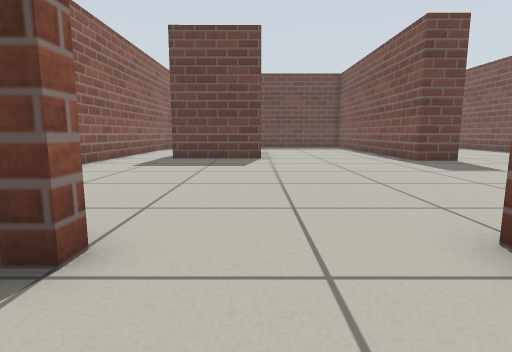
[1] (above)

18 first-person views from a walk through a world built for the Gazebo simulator. The camera is 0.5 m above the floor, tilts 8° down and sees 80° across. The floor is counted in squares, 0.5 m on a side. Each view is taken from the middle of a square. On the plan, view 1 faces up. The plan holds only what a view shows up to about 12 squares ahead; the rest is blank.

[2]
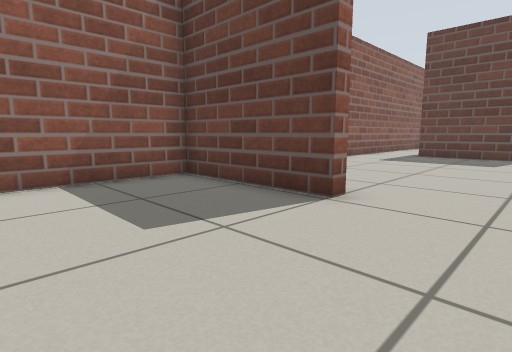

[3]
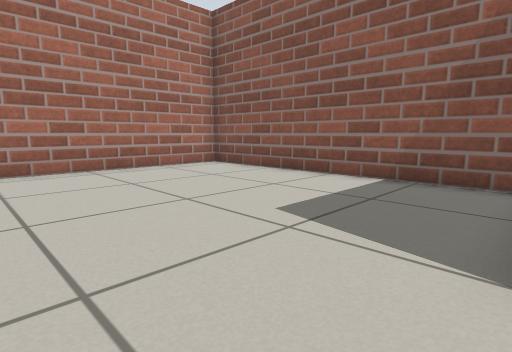

[4]
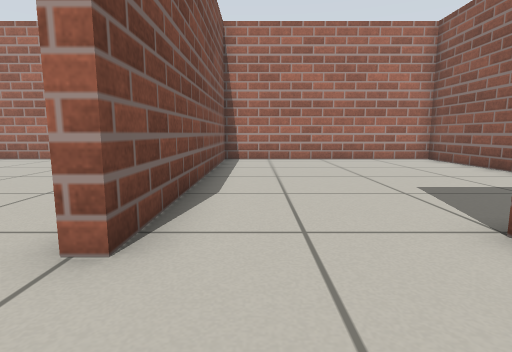

[5]
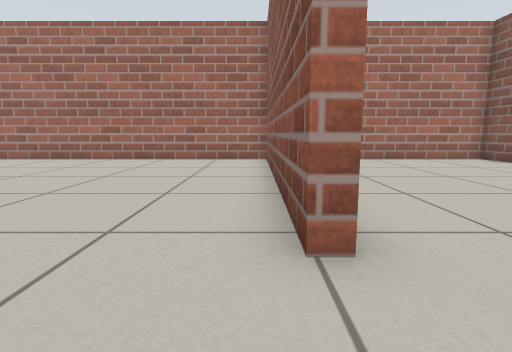

[6]
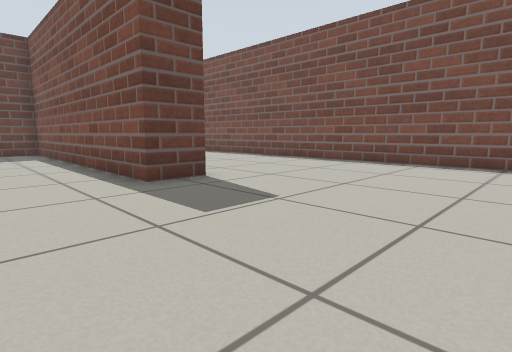

[7]
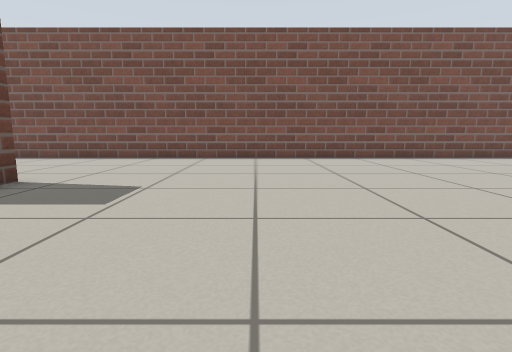

[8]
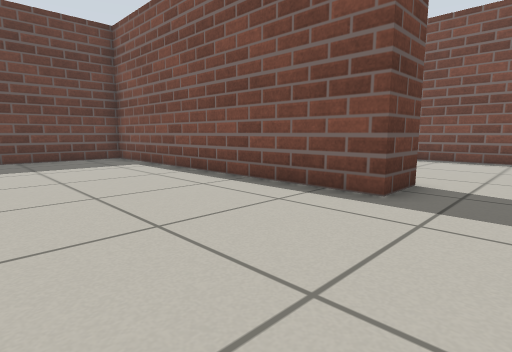

[9]
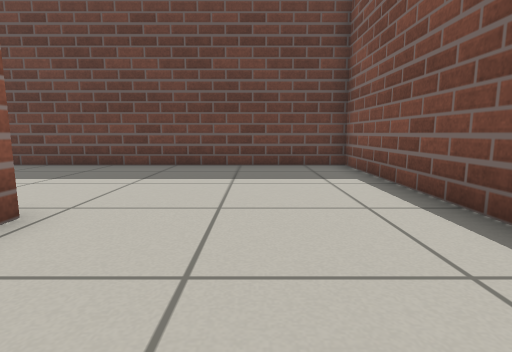

[10]
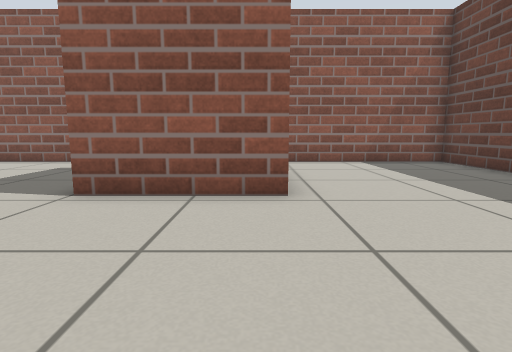

[11]
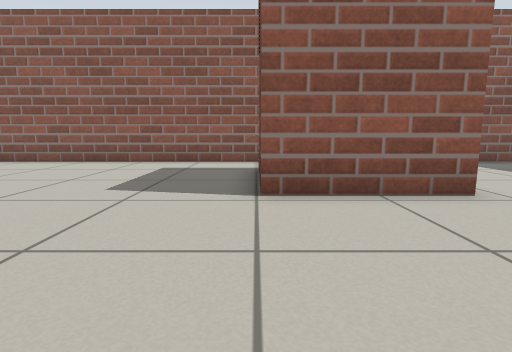

[12]
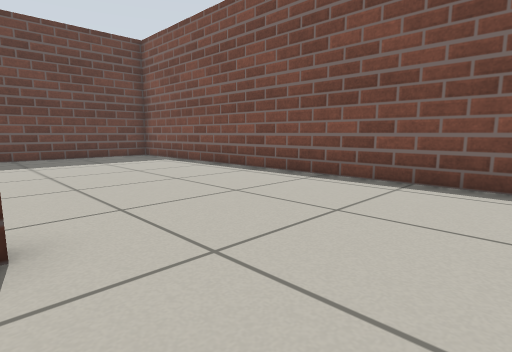

[13]
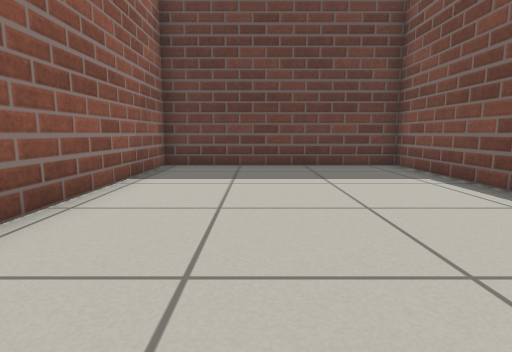

[14]
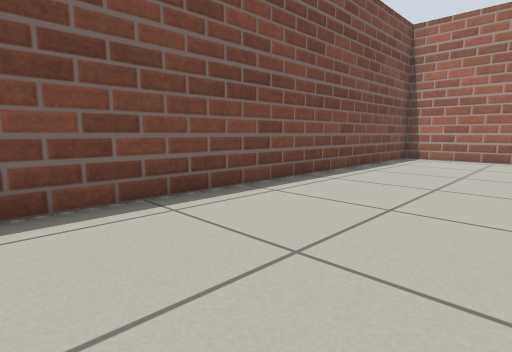

[15]
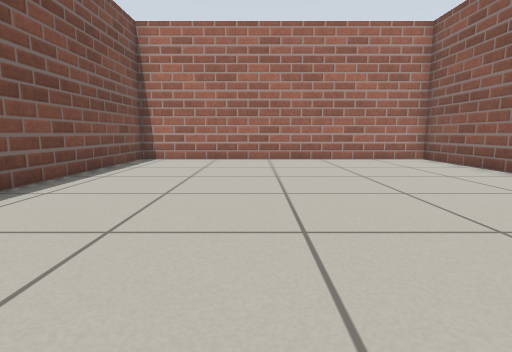

[16]
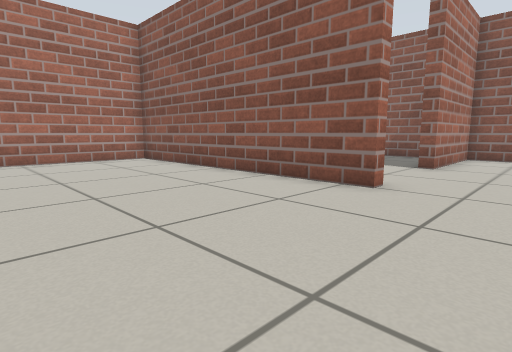

[17]
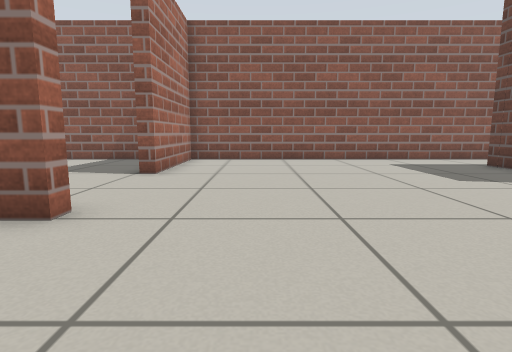

[18]
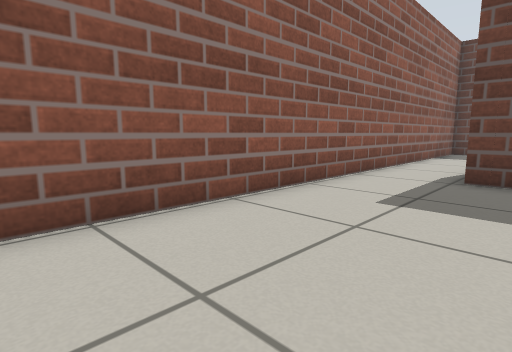

### Floor plan
Ten units are one square. View 1 is at (0, 0); x grows to the right and y downward. Boxes are objects, and circles mark ways between rooms. Rooms are numbered by the first view taken in them; rooms with no view inside come last. Other rooms are left out.
<svg viewBox="-61 -219 200 291">
<path fill="none" stroke="#000" d="M-14 -26 -14 -21 -56 -21 -56 67 22 67 22 -26M73 -109 58 -109 58 -214 -56 -214 -56 -26 -14 -26M22 -26 26 -26 26 67 134 67 134 -214 62 -214 62 -152M2 -156 2 -121 -34 -121"/>
<circle cx="0" cy="-20" r="3" fill="#2a7"/>
<text x="-20" y="20">1</text>
<text x="50" y="-90">2</text>
</svg>
Room 1 opens to room 2.

Where each view was taken, in squares from view 1:
view 1: 0 up, 0 right, facing up
view 2: 2 down, 1 right, facing up-left
view 3: 2 up, 1 right, facing down-left
view 4: 5 up, 1 right, facing down
view 5: 5 up, 3 right, facing down
view 6: 5 up, 3 right, facing up-right
view 7: 6 up, 1 right, facing right
view 8: 9 up, 1 right, facing up-right
view 9: 12 up, 3 right, facing up
view 10: 15 up, 5 right, facing left
view 11: 12 up, 5 right, facing left
view 12: 8 up, 7 right, facing up-right
view 13: 12 up, 9 right, facing up
view 14: 6 up, 9 right, facing down-right
view 15: 5 up, 9 right, facing down
view 16: 5 up, 8 right, facing down-left
view 17: 5 up, 6 right, facing left
view 18: 5 up, 2 left, facing up-left
